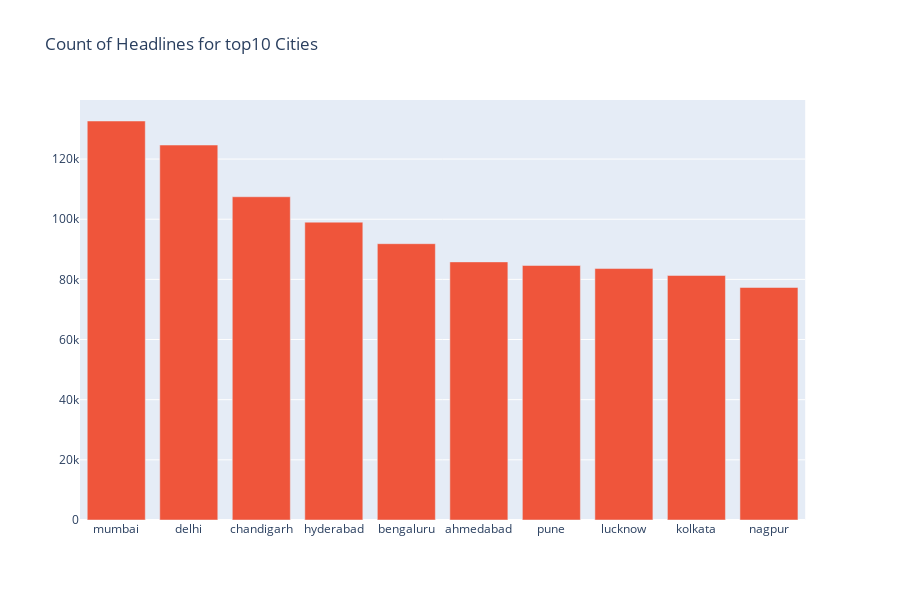

The code cell stored with this chart in its notebook:
### Code cell
fig_plot(top10cites,'Count of Headlines for top10 Cities')

### Figure 1 — Plotly figure (JSON) as saved in the notebook; plotly's stock layout.template omitted (floating-point values rounded to 4 significant figures)
{"data": [{"hoverlabel": {"namelength": 0}, "hovertemplate": "", "legendgroup": "", "line": {"color": "#636efa", "dash": "solid"}, "mode": "lines", "name": "", "showlegend": false, "type": "scatter", "xaxis": "x", "yaxis": "y"}, {"name": "headline_count", "type": "bar", "x": ["mumbai", "delhi", "chandigarh", "hyderabad", "bengaluru", "ahmedabad", "pune", "lucknow", "kolkata", "nagpur"], "y": [132649, 124658, 107464, 99014, 91857, 85813, 84620, 83591, 81298, 77300]}], "layout": {"height": 600, "legend": {"tracegroupgap": 0}, "title": {"text": "Count of Headlines for top10 Cities"}, "xaxis": {"anchor": "y", "domain": [0, 0.98]}, "yaxis": {"anchor": "x", "domain": [0, 1]}}}
